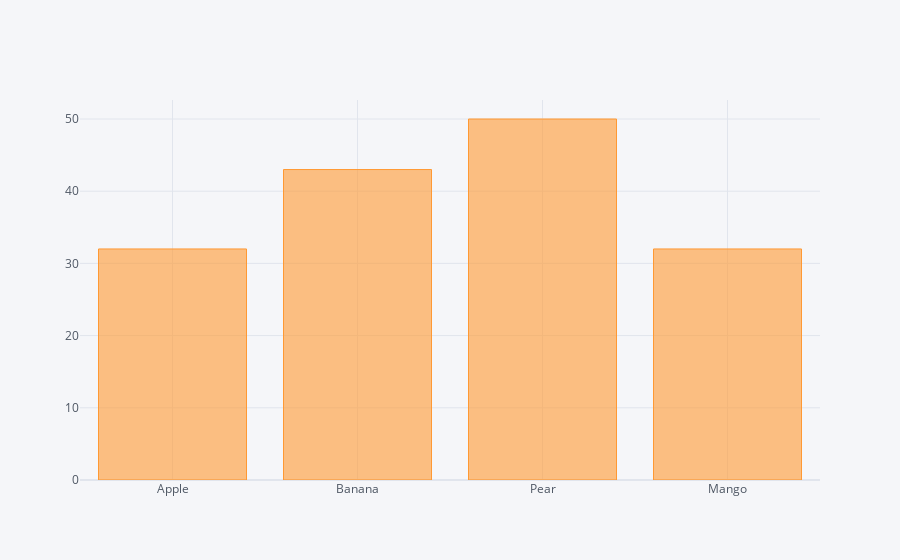

Here is the notebook cell this chart was saved with:
### Markdown cell above
### `kind =  Bar`

We have a dataframe df2 with Fruit and Count, this could be a good example for a Bar plot!

### Code cell
df2.iplot(kind='bar',x='Fruit',y='Count')

### Figure 1 — Plotly figure (JSON) as saved in the notebook; plotly's stock layout.template omitted (floating-point values rounded to 4 significant figures)
{"data": [{"marker": {"color": "rgba(255, 153, 51, 0.6)", "line": {"color": "rgba(255, 153, 51, 1.0)", "width": 1}}, "name": "Count", "orientation": "v", "text": "", "type": "bar", "x": ["Apple", "Banana", "Pear", "Mango"], "y": [32, 43, 50, 32]}], "layout": {"legend": {"bgcolor": "#F5F6F9", "font": {"color": "#4D5663"}}, "paper_bgcolor": "#F5F6F9", "plot_bgcolor": "#F5F6F9", "title": {"font": {"color": "#4D5663"}}, "xaxis": {"gridcolor": "#E1E5ED", "showgrid": true, "tickfont": {"color": "#4D5663"}, "title": {"font": {"color": "#4D5663"}, "text": ""}, "zerolinecolor": "#E1E5ED"}, "yaxis": {"gridcolor": "#E1E5ED", "showgrid": true, "tickfont": {"color": "#4D5663"}, "title": {"font": {"color": "#4D5663"}, "text": ""}, "zerolinecolor": "#E1E5ED"}}}
